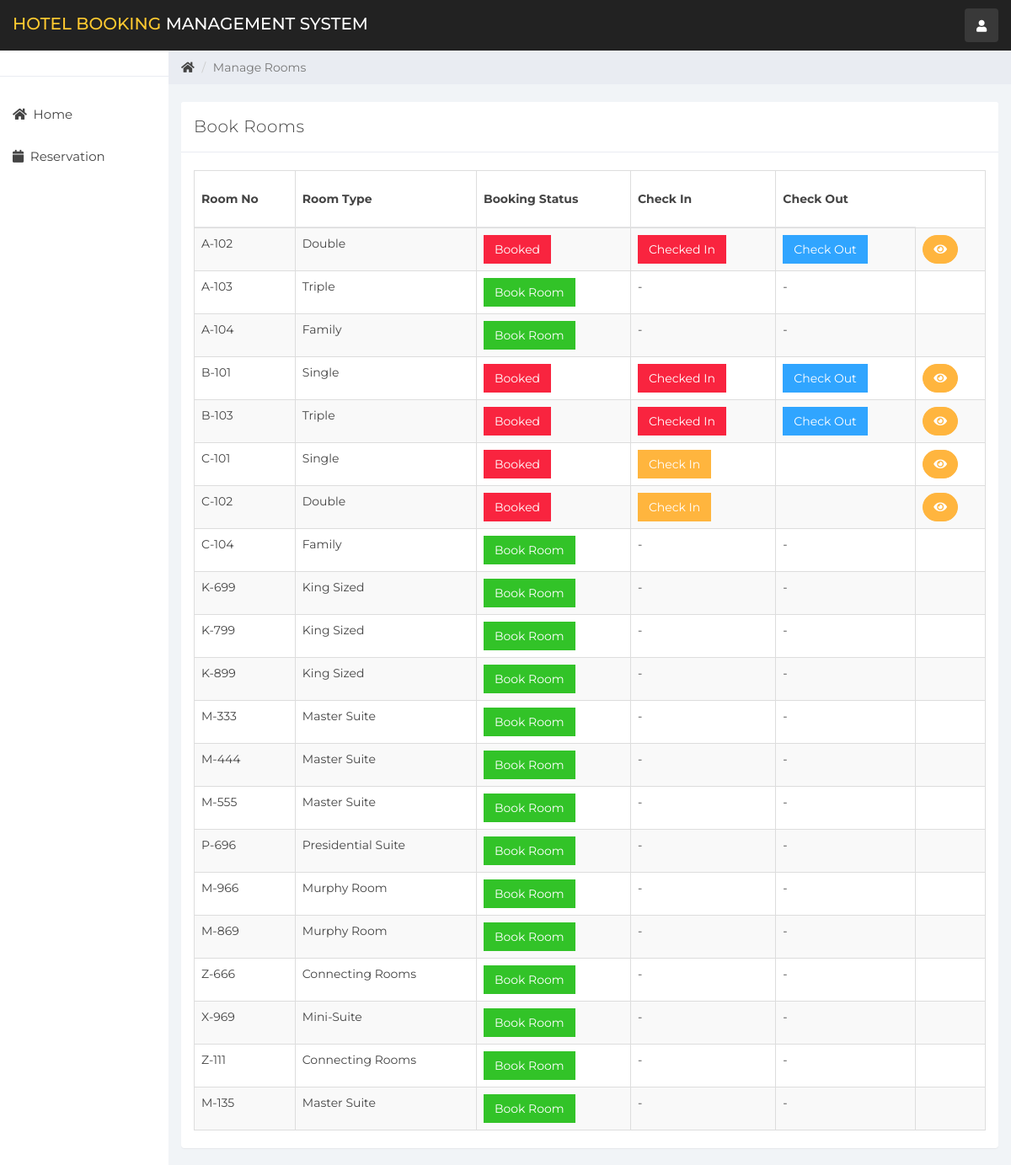
/client/book/index.php, run on the app's committed database.
### tables this page shows
CREATE TABLE `room` (
  `room_id` int(10) NOT NULL,
  `room_type_id` int(10) NOT NULL,
  `room_no` varchar(10) NOT NULL,
  `status` tinyint(1) DEFAULT NULL,
  `check_in_status` tinyint(1) NOT NULL,
  `check_out_status` tinyint(1) NOT NULL,
  `deleteStatus` tinyint(1) DEFAULT 0
);

CREATE TABLE `room_type` (
  `room_type_id` int(10) NOT NULL,
  `room_type` varchar(100) NOT NULL,
  `price` int(10) NOT NULL,
  `max_person` int(10) NOT NULL
);

### client/book/room_mang.php (the view, shortened to what this page needs)
<div class="col-sm-9 col-sm-offset-3 col-lg-10 col-lg-offset-2 main">
    <div class="row">
        <ol class="breadcrumb">
            <li><a href="#">
                    <em class="fa fa-home"></em>
                </a></li>
            <li class="active">Manage Rooms</li>
        </ol>
    </div>
    <br>
    <div class="row">
        <div class="col-lg-12">
        </div>
    </div>
    <div class="row">
        <div class="col-lg-12">
            <div class="panel panel-default">
                <div class="panel-heading">Book Rooms
                </div>
                <div class="panel-body">
                    <table class="table table-striped table-bordered table-responsive" cellspacing="0" width="100%"
                           id="rooms">
                        <thead>
                        <tr>
                            <th>Room No</th>
                            <th>Room Type</th>
                            <th>Booking Status</th>
                            <th>Check In</th>
                            <th>Check Out</th>
                        </tr>
                        </thead>
                        <tbody>
                        <?php
                        $room_query = "SELECT * FROM room NATURAL JOIN room_type WHERE deleteStatus = 0";
                        $rooms_result = mysqli_query($connection, $room_query);
                        if (mysqli_num_rows($rooms_result) > 0) {
                            while ($rooms = mysqli_fetch_assoc($rooms_result)) { ?>
                                <tr>
                                    <td><?php echo $rooms['room_no'] ?></td>
                                    <td><?php echo $rooms['room_type'] ?></td>
                                    <td>
                                        <?php
                                        if ($rooms['status'] == 0) {
                                            echo '<a href="index.php?reservation&room_id=' . $rooms['room_id'] . '&room_type_id=' . $rooms['room_type_id'] . '" class="btn btn-success" style="border-radius:0%">Book Room</a>';
                                        } else {
                                            echo '<a href="#" class="btn btn-danger" style="border-radius:0%">Booked</a>';
                                        }
                                        ?>
                                    <td>
                                        <?php
                                        if ($rooms['status'] == 1 && $rooms['check_in_status'] == 0) {
                                            echo '<button class="btn btn-warning" id="checkInRoom"  data-id="' . $rooms['room_id'] . '" data-toggle="modal" style="border-radius:0%" data-target="#checkIn">Check In</button>';
                                        } elseif ($rooms['status'] == 0) {
                                            echo '-';
                                        } else {
                                            echo '<a href="#" class="btn btn-danger" style="border-radius:0%">Checked In</a>';
                                        }
                                        ?>
                                    </td>
                                    <td>
                                        <?php
                                        if ($rooms['status'] == 1 && $rooms['check_in_status'] == 1) {
                                            echo '<button class="btn btn-primary" style="border-radius:0%" id="checkOutRoom" data-id="' . $rooms['room_id'] . '">Check Out</button>';
                                        } elseif ($rooms['status'] == 0) {
                                            echo '-';
                                        }
                                        ?>
                                    </td>
                                    <td>
                                                                              <?php
                                        if ($rooms['status'] == 1) {
                                            echo '<button title="Customer Information" data-toggle="modal" data-target="#cutomerDetailsModal" data-id="' . $rooms['room_id'] . '" id="cutomerDetails" class="btn btn-warning" style="border-radius:60px;"><i class="fa fa-eye"></i></button>';
                                        }
                                        ?>
                                    </td>
                                </tr>
                            <?php }
                        } else {
                            echo "No Rooms";
                        }
                        ?>
                        </tbody>
                    </table>
                </div>
            </div>
        </div>
    </div>
</div>

### client/book/css/styles.css (style rules this page uses)
body { background: #f1f4f7; padding-top: 60px; font-size: 14px; color: #444444; font-family: "Montserrat", "Helvetica Neue", Helvetica, Arial, sans-serif; }
a, a:hover, a:focus { color: #444444; }
.btn-primary, .btn-primary:hover, .btn-primary:focus, .btn-primary:active, .btn-primary.active, .open > .dropdown-toggle.btn-primary, .btn-primary.disabled, .btn-primary[disabled], fieldset[disabled] .btn-primary, .btn-primary.disabled:hover, .btn-primary[disabled]:hover, fieldset[disabled] .btn-primary:hover, .btn-primary.disabled:focus, .btn-primary[disabled]:focus, fieldset[disabled] .btn-primary:focus, .btn-primary.disabled:active, .btn-primary[disabled]:active, fieldset[disabled] .btn-primary:active, .btn-primary.disabled.active, .btn-primary[disabled].active, fieldset[disabled] .btn-primary.active { background-color: #30a5ff; border-color: #30a5ff; }
.btn-success, .btn-success:hover, .btn-success:focus, .btn-success:active, .btn-success.active, .open > .dropdown-toggle.btn-success, .btn-success.disabled, .btn-success[disabled], fieldset[disabled] .btn-success, .btn-success.disabled:hover, .btn-success[disabled]:hover, fieldset[disabled] .btn-success:hover, .btn-success.disabled:focus, .btn-success[disabled]:focus, fieldset[disabled] .btn-success:focus, .btn-success.disabled:active, .btn-success[disabled]:active, fieldset[disabled] .btn-success:active, .btn-success.disabled.active, .btn-success[disabled].active, fieldset[disabled] .btn-success.active { background-color: #32c328; border-color: #32c328; }
.btn-warning, .btn-warning:hover, .btn-warning:focus, .btn-warning:active, .btn-warning.active, .open > .dropdown-toggle.btn-warning, .btn-warning.disabled, .btn-warning[disabled], fieldset[disabled] .btn-warning, .btn-warning.disabled:hover, .btn-warning[disabled]:hover, fieldset[disabled] .btn-warning:hover, .btn-warning.disabled:focus, .btn-warning[disabled]:focus, fieldset[disabled] .btn-warning:focus, .btn-warning.disabled:active, .btn-warning[disabled]:active, fieldset[disabled] .btn-warning:active, .btn-warning.disabled.active, .btn-warning[disabled].active, fieldset[disabled] .btn-warning.active { background-color: #ffb53e; border-color: #ffb53e; }
.btn-danger, .btn-danger:hover, .btn-danger:focus, .btn-danger:active, .btn-danger.active, .open > .dropdown-toggle.btn-danger, .btn-danger.disabled, .btn-danger[disabled], fieldset[disabled] .btn-danger, .btn-danger.disabled:hover, .btn-danger[disabled]:hover, fieldset[disabled] .btn-danger:hover, .btn-danger.disabled:focus, .btn-danger[disabled]:focus, fieldset[disabled] .btn-danger:focus, .btn-danger.disabled:active, .btn-danger[disabled]:active, fieldset[disabled] .btn-danger:active, .btn-danger.disabled.active, .btn-danger[disabled].active, fieldset[disabled] .btn-danger.active { background-color: #f9243f; border-color: #f9243f; }
.panel { border: 0; }
.panel-heading { font-size: 20px; font-weight: 300; letter-spacing: 0.025em; height: 60px; line-height: 38px; }
.panel-default .panel-heading { background: #fff; border-bottom: 1px solid #e9ecf2; color: #444444; }
.breadcrumb { border-radius: 0; padding: 10px 15px 10px 15px; background: #e9ecf2; margin: 0; }
.table { background: #fff; }
.table > thead > tr > th { border-bottom: 1px solid #e6e7e8; vertical-align: middle; height: 50px; }

### data on the page
room: room_no "A-102", room_type.room_type "Double", status "Booked"
room: room_no "A-103", room_type.room_type "Triple"
room: room_no "A-104", room_type.room_type "Family"
room: room_no "B-101", room_type.room_type "Single", status "Booked"
room: room_no "B-103", room_type.room_type "Triple", status "Booked"
room: room_no "C-101", room_type.room_type "Single", status "Booked"
room: room_no "C-102", room_type.room_type "Double", status "Booked"
room: room_no "C-104", room_type.room_type "Family"
room: room_no "K-699", room_type.room_type "King Sized"
room: room_no "K-799", room_type.room_type "King Sized"
room: room_no "K-899", room_type.room_type "King Sized"
room: room_no "M-333", room_type.room_type "Master Suite"
room: room_no "M-444", room_type.room_type "Master Suite"
room: room_no "M-555", room_type.room_type "Master Suite"
room: room_no "P-696", room_type.room_type "Presidential Suite"
room: room_no "M-966", room_type.room_type "Murphy Room"
room: room_no "M-869", room_type.room_type "Murphy Room"
room: room_no "Z-666", room_type.room_type "Connecting Rooms"
room: room_no "X-969", room_type.room_type "Mini-Suite"
room: room_no "Z-111", room_type.room_type "Connecting Rooms"
room: room_no "M-135", room_type.room_type "Master Suite"
